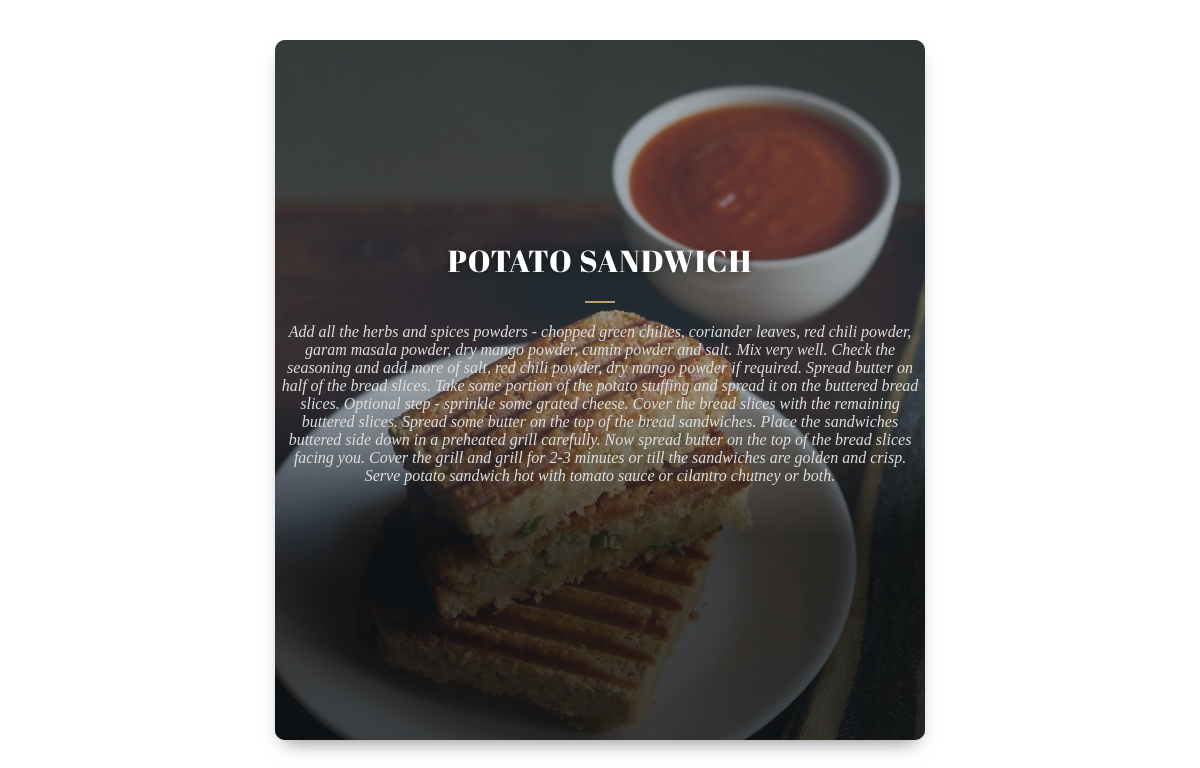
Page /info/?info=POTATO+SANDWICH on the committed database.
### tables this page shows
CREATE TABLE Food (Recepies VARCHAR (50), Instruction VARCHAR (1000), email VARCHAR (100), image VARCHAR (20));

### app.py (the view)
@app.route('/info/',methods=['GET','POST'])
def info():
    list1 = pd.DataFrame(db.get_recepies())
    list1 = list1.rename(columns = {0:'recepies',1:'image'})
    if request.args.get('info') !=None:
            instruction1 = db.get_recepies_info(request.args.get('info'))
            return render_template('info.html',data=request.args.get('info'),instruction = instruction1,pic=(db.get_food_image(request.args.get('info'))))

### database.py (called while the page is built)
def get_food_image(recepie):
    conn = sqlite3.connect('database.db')
    result = conn.execute("SELECT  image from Food WHERE Recepies ='{}'".format(recepie))
    result = result.fetchall()
    result = (result[0][0])
    conn.commit()
    conn.close()
    return  result

def get_recepies():
    conn = sqlite3.connect('database.db')
    result = conn.execute("SELECT  Recepies,image from Food")
    result = result.fetchall()
    conn.commit()
    conn.close()
    return  result

def get_recepies_info(recepie):
    conn = sqlite3.connect('database.db')
    result = conn.execute("SELECT  instruction from Food WHERE Recepies ='{}'".format(recepie))
    result = result.fetchall()
    result = result[0][0]
    conn.commit()
    conn.close()
    return  result

### templates/info.html (shortened to what this page needs)
<!DOCTYPE html>
<html>
<head>
</head>
<body>
	<div class="blog-card spring-fever">
  <div class="title-content">
    <h3><a href="#">{{data}}</a></h3>
    <div class="intro"> {{instruction}}</div>
  </div>
  <div class="gradient-overlay"></div>
  <div class="color-overlay"></div>
</div>
</body>
</html>

### rows in the picture
Food: Recepies "POTATO SANDWICH", Instruction "Add all the herbs and spices powders - chopped green chilies, coriander leaves, red chili powder, garam masala powder, dry mango powder, cumin powder and salt. Mix very well. Check the seasoning and add more of salt, red chili powder, dry mango powder if required. Spread butter on half of the bread slices. Take some portion of the potato stuffing and spread it on the buttered bread slices. Optional step - sprinkle some grated cheese. Cover the bread slices with the remaining buttered slices. Spread some butter on the top of the bread sandwiches. Place the sandwiches buttered side down in a preheated grill carefully. Now spread butter on the top of the bread slices facing you. Cover the…"
